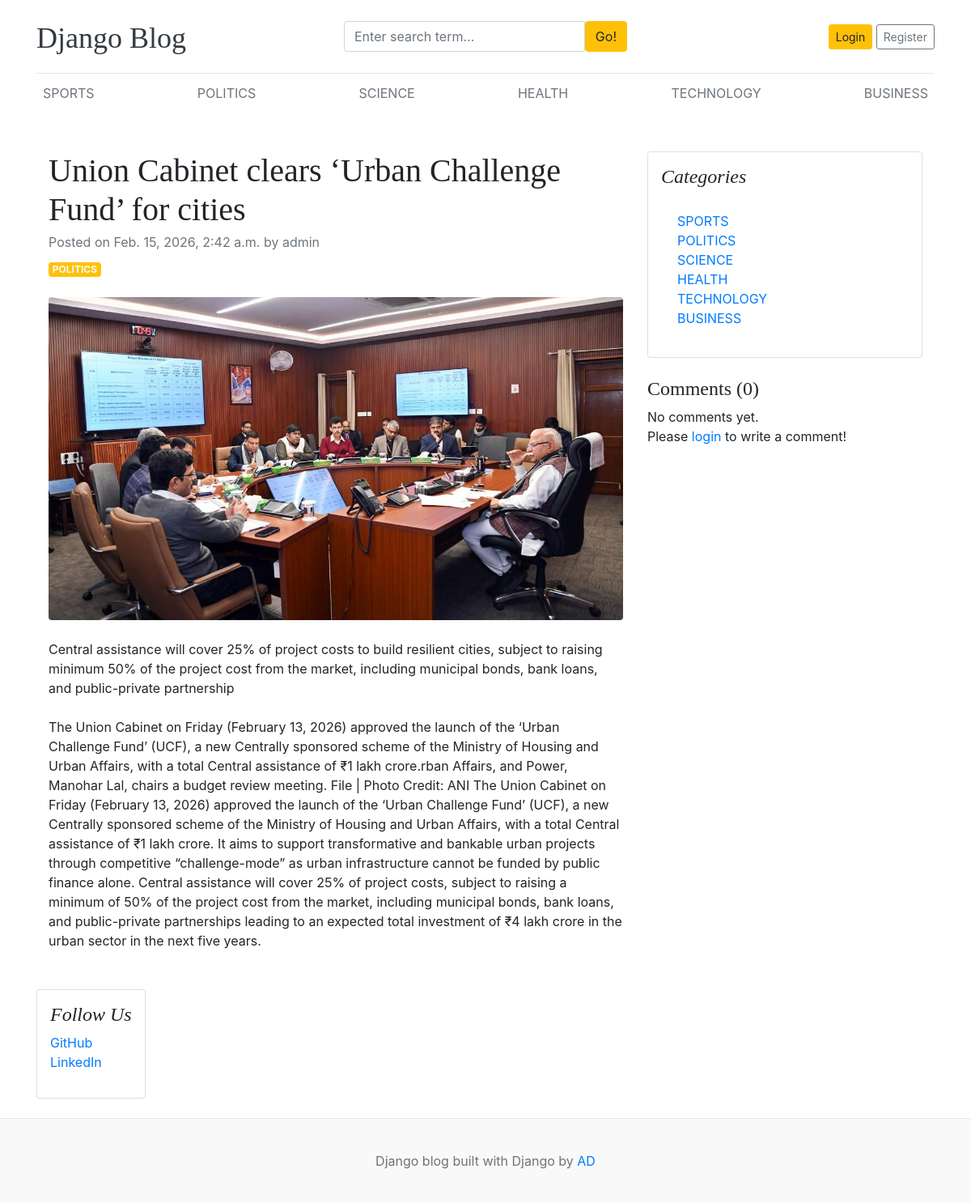
The page /blogs/union-cabinet-clears-urban-challenge-fund-for-cities/ on the database as committed earlier.
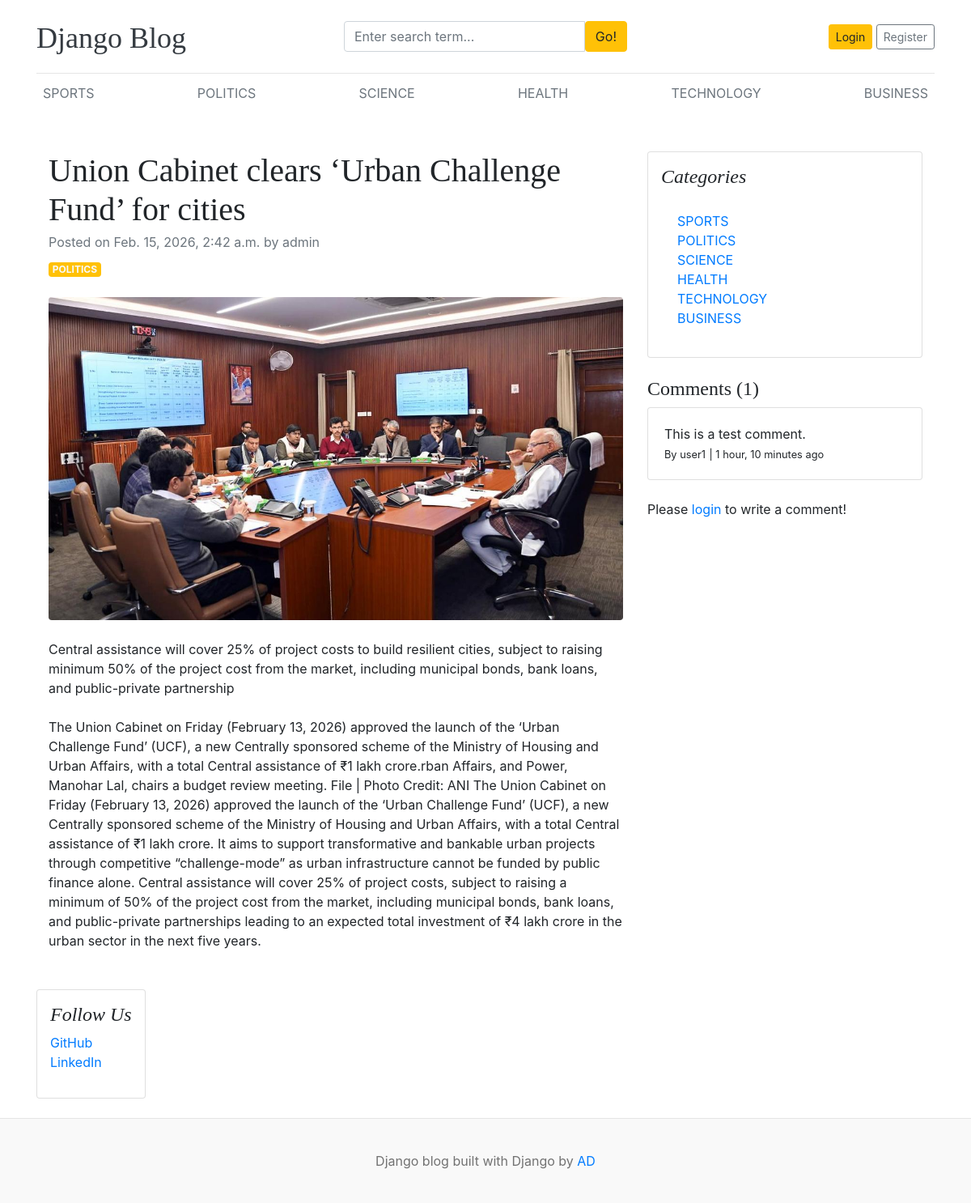
The same page on the database as committed later.
### blogs/models.py (models this page shows, shortened)
class Category(models.Model):
    category_name=models.CharField(max_length=50,unique=True)
    created_at=models.DateTimeField(auto_now_add=True)
    updated_at=models.DateTimeField(auto_now=True)
    class Meta:
        verbose_name_plural='categories'
    def __str__(self):
        return self.category_name

class Blog(models.Model):
    title=models.CharField(max_length=100)
    slug=models.SlugField(max_length=150,unique=True,blank=True)
    category=models.ForeignKey(Category,on_delete=models.CASCADE)
    author=models.ForeignKey(User,on_delete=models.CASCADE)
    featured_image=models.ImageField(upload_to='uploads/%Y/%m/%d')
    short_description=models.TextField(max_length=500)
    blog_body=models.TextField(max_length=2000)
    status=models.CharField(max_length=20,choices=STATUS_CHOICES,default="Draft")
    is_featured=models.BooleanField(default=False)
    created_at=models.DateTimeField(auto_now_add=True)
    updated_at=models.DateTimeField(auto_now=True)

class Comment(models.Model):
    user = models.ForeignKey(User, on_delete=models.CASCADE)
    blog = models.ForeignKey(Blog, on_delete=models.CASCADE)
    comment = models.TextField(max_length=250)
    created_at = models.DateTimeField(auto_now_add=True)
    updated_at = models.DateTimeField(auto_now=True)
    def __str__(self):
        return self.comment

### assignments/models.py (models this page shows, shortened)
class SocialLink(models.Model):
    platform=models.CharField(max_length=25)
    link=models.URLField(max_length=100)
    created_at=models.DateTimeField(auto_now_add=True)
    updated_at=models.DateTimeField(auto_now=True)

### blogs/views.py (the view, shortened to what this page needs)
# urls.py: path('blogs/<slug:slug>/',BlogsView.blogs,name='blogs'),
def blogs(request,slug):
    single_blog=get_object_or_404(Blog,slug=slug,status='Published')
    comments = Comment.objects.filter(blog=single_blog)
    comment_count = comments.count()
    context = {
        'single_blog': single_blog,
        'comments': comments,
        'comment_count': comment_count,
    }
    return render (request,'blogs.html',context)

### blogs/context_processors.py (called while the page is built)
def get_categories(request):
    categories=Category.objects.all()
    return dict(categories=categories)

def get_social_links(request):
    social_links=SocialLink.objects.all()
    return dict(social_links=social_links)

### templates/blogs.html (shortened to what this page needs)
{% extends 'base.html'%}
{% block content %}
<div class="container mt-5">
    <div class="row">
        <div class="col-lg-8">
            <article>
                <header class="mb-4">
                    <h1 class="fw-bolder mb-1">{{single_blog.title}}</h1>
                    <div class="text-muted fst-italic mb-2">Posted on {{single_blog.created_at}} by {{single_blog.author}}</div>
                    <a class="badge bg-warning text-decoration-none text-light" href="#!">{{single_blog.category}}</a>
                </header>
                <figure class="mb-4"><img class="img-fluid rounded" src="{{single_blog.featured_image.url}}" alt="..." /></figure>
                <section class="mb-5">
                    <p class="fs-5 mb-4">{{single_blog.short_description}}</p>
                     <p class="fs-5 mb-4">{{single_blog.blog_body }}</p>
                    </section>
            </article>
        </div>
        <div class="col-lg-4">
            <div class="card mb-4 p-3">
                <h4 class="font-italic">Categories</h4>
                <div class="card-body">
                    <div class="row">
                        <div class="col-sm-6">
                            <ul class="list-unstyled mb-0">
                                {% for cat in categories%}
                                <li><a href="{% url 'posts_by_category' cat.id %}">{{cat.category_name}}</a></li>
                                {% endfor %}
                            </ul>
                        </div>
                    </div>
                </div>
            </div>
                    <h4>Comments ({{ comment_count }})</h4>
                    {% if comments %}
                        {% for comment in comments %}
                            <div class="card mt-1">
                                <div class="card-body">
                                    <p class="card-text mb-0">{{ comment }}</p>
                                    <span>
                                        <small>By {{ comment.user }}</small>
                                        <small>| {{ comment.created_at | timesince }} ago</small>
                                    </span>
                                </div>
                            </div>
                        {% endfor %}
                    {% else %}
                    No comments yet.
                    {% endif %}
                    <br>
                    <div class="form-group">
                        {% if user.is_authenticated %}
                        <form action="" method="POST">
                            {% csrf_token %}
                            <div class="form-group">
                                <textarea name="comment" class="form-control" placeholder="Write your comment"></textarea>
                                <input type="submit" value="Submit" class="btn btn-primary mt-2">
                            </div>
                        </form>
                        {% else %}
                        <p>Please <span><a href="{% url 'login' %}">login</a></span> to write a comment!</p>
                        {% endif %}
                    </div>
        </div>
             {% if social_links %}
            <div class="card mb-4 p-3">
                <h4 class="font-italic">Follow Us</h4>
                <ol class="list-unstyled">
                    {% for i in social_links %}
                    <li><a href="{{i.link}} " target="_blank">{{ i.platform }}</a></li>
                    {% endfor %}
                </ol>
            </div>
            {% endif %}
        </div>
    </div>
</div>
{% endblock %}

### templates/base.html (shortened to what this page needs)
{% load static %}
<!DOCTYPE html>
<html lang="en">
<head>
    <link href="https://getbootstrap.com/docs/4.0/dist/css/bootstrap.min.css" rel="stylesheet">
    <link href="{% static 'css/blog.css' %}" rel="stylesheet">
    <link rel="stylesheet" href="https://cdnjs.cloudflare.com/ajax/libs/font-awesome/4.7.0/css/font-awesome.min.css">
  </head>
<body>
    <div class="container">
      <header class="blog-header py-3">
        <div class="row flex-nowrap justify-content-between align-items-center">
          <div class="col-4 pt-1">
            <a class="blog-header-logo text-dark" href="/">Django Blog</a>
          </div>
          <div class="col-4 ">
          <form action="{% url 'search' %}" method="GET" >
            <div class="input-group">
                        <input class="form-control" type="text" name="keyword" value="{{ keyword }}" placeholder="Enter search term..." aria-label="Enter search term..." aria-describedby="button-search" />
                        <button type="submit" class="btn btn-warning" id="button-search" type="button">Go!</button>
                    </div>
          </form>
          </div>
          <div class="col-4 d-flex justify-content-end align-items-center">
            {% if not user.is_authenticated  %}
            <a class="btn btn-sm btn-warning" href="{% url 'login' %}">Login</a> &nbsp;
            <a class="btn btn-sm btn-outline-secondary" href="{% url 'register' %}">Register</a>
            {% else %}
            <span><a href='{% url 'dashboard' %}'>Dashboard</a></span>
            &emsp;
            <span><a href="{% url 'logout' %}">Logout</a></span>
            {% endif %}
          </div>
        </div>
      </header>
      <div class="nav-scroller py-1 mb-2">
        <nav class="nav d-flex justify-content-between">
          {% for cat in categories %}
          <a class="p-2 text-muted" href="{% url 'posts_by_category' cat.id %}">{{cat.category_name}}</a>
          {% endfor %}
        </nav>
      </div>
{% block content %}
{% endblock %}
 <footer class="blog-footer">
  <p>Django blog built with Django by <a href="#">AD</a></p>
</footer>
</body>
</html>

### blog/static/css/blog.css (style rules this page uses)
.blog-header { border-bottom: 1px solid #e5e5e5; }
.blog-header-logo { font-family: "Playfair Display", Georgia, "Times New Roman", serif; font-size: 2.25rem; }
h1, h2, h3, h4, h5, h6 { font-family: "Playfair Display", Georgia, "Times New Roman", serif; }
.blog-footer { padding: 2.5rem 0; color: #727272; text-align: center; background-color: #f9f9f9; border-top: .05rem solid #e5e5e5; }
.blog-footer p:last-child { margin-bottom: 0; }

Rows that differ between the two databases and show on the page:
added Comment: comment "This is a test comment.", user "user1", created_at "1 hour, 10 minutes"
Other text that changed with them:
{{ comment_count }}: "0" → "1"
text no longer shown: "No comments yet."
